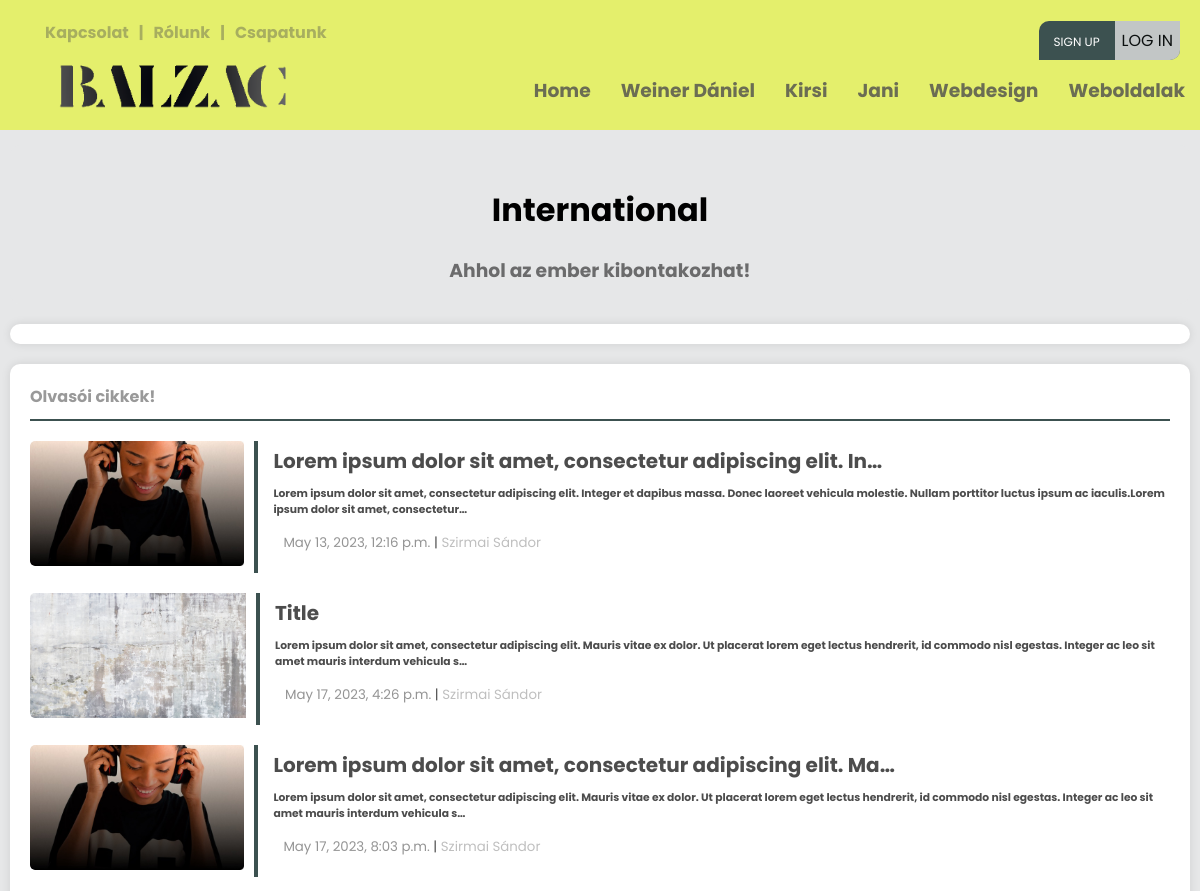
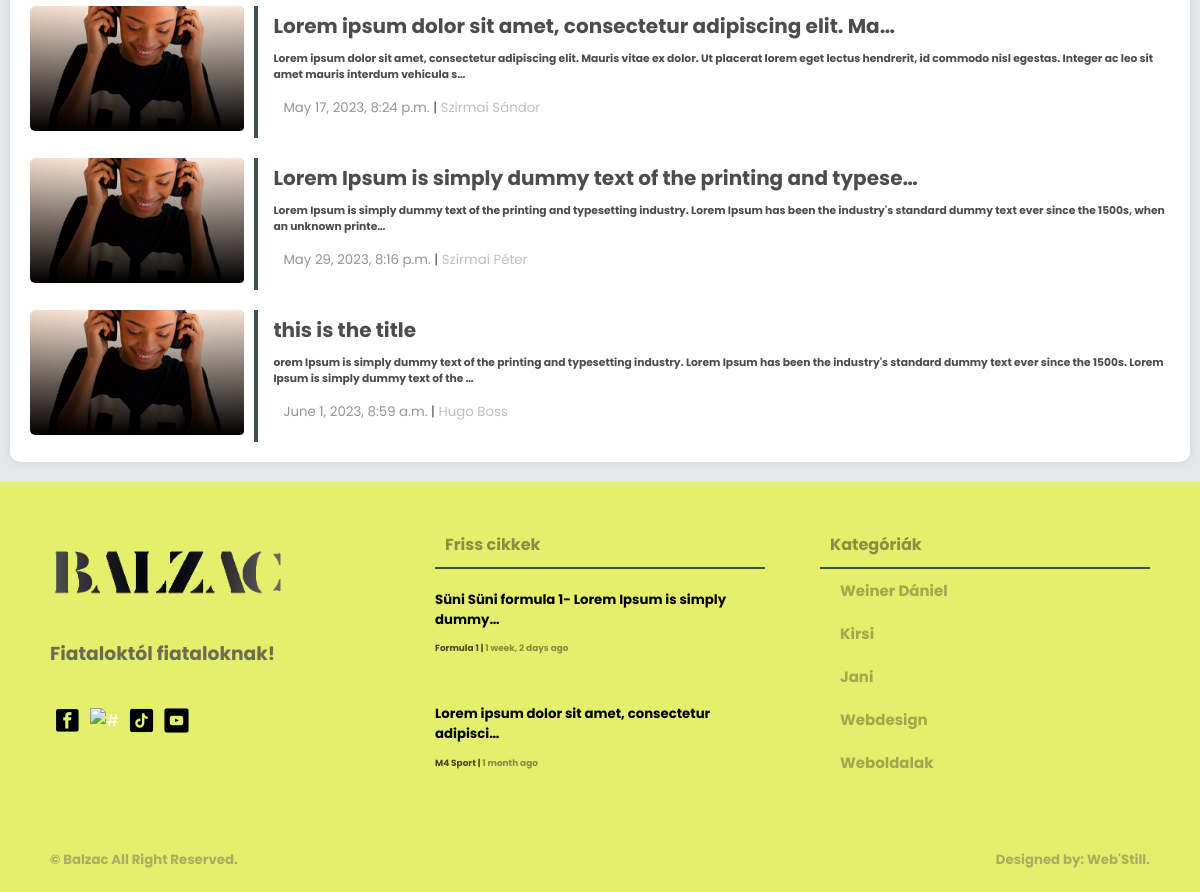
Screenshot of /cikkek/International/ with the database file from the repository (2 pictures, top to bottom).
### creationboard/models.py (models this page shows, shortened)
class Category(models.Model):
    user = models.ForeignKey(User, null=True, on_delete=models.CASCADE)
    name = models.CharField(max_length=200)
    class Meta:
        ordering = ['-id']

class Article(models.Model):
    user = models.ForeignKey(User, on_delete=models.CASCADE)
    title = models.CharField(max_length=200)
    created = models.DateTimeField(auto_now_add=True, null=True)
    updated = models.DateTimeField(auto_now=True, null=True)
    articletype = models.CharField(null=False, blank=False, max_length=100)
    body = RichTextUploadingField(max_length=1000000) #ez itt lehetne RichTextUploadingField is
    indeximg = models.ImageField(upload_to="images/", default="images/home9.jpg")
    category = models.CharField(max_length=100, null=False, blank=False)
    status = models.CharField(max_length=10, choices=STATUS_CHOICES, default='pending')
    class Meta:
        ordering = ['-created']

### loginsystem/models.py (models this page shows, shortened)
class ArticleUser(models.Model):
    STATUS_CHOICES = (
        ('pending', 'Pending'),
        ('approved', 'Approved'),
        ('rejected', 'Rejected'),
    )
    user = models.ForeignKey(User, on_delete=models.CASCADE)
    created = models.DateTimeField(auto_now_add=True, null=True)
    updated = models.DateTimeField(auto_now=True, null=True)
    body = RichTextUploadingField(max_length=1000000, null=True)
    indeximg = models.ImageField(upload_to="images/", default="images/home9.jpg")
    category = models.CharField(max_length=100, null=True, blank=False)
    title = models.CharField(max_length=200, null=True)
    status = models.CharField(max_length=10, choices=STATUS_CHOICES, default='pending')
    class Meta:
        ordering = ['created']

class Profile(models.Model):
    user = models.OneToOneField(User, on_delete=models.CASCADE)
    img = models.ImageField(upload_to="images/", default="images/home8.jpg")
    bio = models.CharField(null=True, max_length=1000000, default='Bio:')
    name = models.CharField(null=True, max_length=300)
    phone = models.CharField(max_length=15, blank=True, null=True)

### main/views.py (the view)
# urls.py: path('cikkek/<str:pk>/', views.articles.as_view(), name='article-page'),
class articles(View):
    template_name = "main/topic.html"
    def dispatch(self, request, *args, **kwargs):
        footarticle = models.Article.objects.filter(status='approved')[0:2]
        navcategory = models.Category.objects.all()[0:5]
        url = models.Article.objects.filter(category=kwargs['pk'])
        user_url = ArticleUser.objects.filter(status='approved')
        context = {'url': url, 'category': kwargs['pk'], 'category2': navcategory, 'article4': footarticle, "url1": user_url,}
        return render(request, self.template_name, context)

### templates/main/topic.html (shortened to what this page needs)
{% load static %}
<!DOCTYPE html>
<html>
<head>
	<link rel="stylesheet" type="text/css" href="{% static 'main/style.css' %}">
</head>
<body>
	{% if url or url1%}
	{% include 'main/navbar.html' %}
			<main>
				<div class="wrapper">
					<div class="row">
						<div class="card-04 backg">
							<h1 align="center">{{ category }}</h1>
							<h3 align="center">Ahhol az ember kibontakozhat!</h3>
						</div>
					</div>
					<div class="row">
						<div class="card-04 topic-big-screen">
						</div>
					</div>
					<div class="row">
						{% if url1 %}
						<div class="card-04 topic-big-screen">
							<div class="box-title mb-3 pb-0">
								<h4 class="txt-black mb-0 m-0">Olvasói cikkek!<h4>
							</div>
							{% for article in url1 %}
							<div class="article-with-pic-1">
								<div class="article-pic">
									<a href="{% url 'user-article' article.title %}">
									<img src="{{ article.indeximg.url }}" alt="" />
									</a>
								</div>
								<div class="pic-with-articles">
									<a href="{% url 'user-article' article.title %}">
										<h5>{{ article.title|truncatechars:60 }}</h5>
										<h6>{{ article.body|truncatechars:200|safe }}</h6>
									</a>
									<small><span style="color: black;">{{ article.created }}</span>  |  <span><a href="{% url 'profile-page' article.user.username %}">{{ article.user.profile.name }}</a></span></small>
								</div>
							</div>
							{% endfor %}
						</div>
						{% endif %}
					</div>
			</main>
			{% include 'main/footer.html' %}
	{% endif %}
</body>
</html>

### templates/main/navbar.html (shortened to what this page needs)
{% load static %}
<div class="screen-big">
<nav>
    <div class="nav-one nav-flex">
        <div class="left flex">
            <ul class="top-header mt-0">
                <li><a href="{% url 'contact-us' %}"><h4>Kapcsolat</h4></a></li>
                <li><h4>|</h4></li>
                <li><a href="{% url 'about-us' %}"><h4>Rólunk</h4></a></li>
                <li><h4>|</h4></li>
                <li><a href="{% url 'team-index' %}"><h4>Csapatunk</h4></a></li>
            </ul>
        </div>
        <div class="right flex">
                <ul class="top-header">
                    {% if request.user.is_authenticated %}
                    <li>
                        <div class="header-profile-pic">
                            <div class="pic">
                                <span class="material-symbols-outlined">account_circle</span>
                            </div>
                            <div class="header-profile-info">
                                <h4><a href="{% url 'profile-page' request.user.username %}">@{{ request.user }}</a></h4>
                                <h6><a href=""><span class="material-symbols-outlined">mail_lock</span>{{ request.user.email }}</a></h6>
                            </div>
                        </div>
                    </li>
                    <!--<li><h4><a href="{% url 'profile-page' request.user.username %}">Hello, @{{ request.user }}</a></h4></li>
                    <li><h4>|</h4></li>
                    <li><h4><a href="{% url 'logout' %}"><span class="material-symbols-outlined">logout</span>Kijelentkezés</a></h4></li>-->
                    {% else %}
                    <ul class="foot-icon-margin pd-0">
                        <li class="signup-or-login"><a href="{% url 'register' %}" class="sign-up">Sign up</a><a href="{% url 'login' %}"><button class="login-btn">Log in</button></a></li>
                    </ul>
                    {% endif %}
                </ul>
        </div>
    </div>
    <div class="nav-two nav-flex">
        <div class="left flex">
            <ul>
                <a href="{% url 'index' %}"><li><img src="{% static 'main/pics/logo.png' %}" class="logo-img" alt="#" /></li>
            </ul>
        </div>
        <div class="right">
            <div class="social media">
                <ul>
                    <li><a href="{% url 'index' %}"><h3>Home</h3></a></li>
                    {% for category in category2 %}
                        <li><a href="{% url 'article-page' category.name %}"><h3>{{ category.name }}</h3></a></li>
                    {% endfor %}
                </ul>
            </div>
        </div>
    </div>
</nav>
</div>

### templates/main/footer.html
{% load static %}
<footer>
    <div class="footer">
        <div class="footer-cols footer-firts">
            <div class="col-01">
                <ul class="pd-0">
                    <a href="{% url 'index' %}"><li><img src="{% static 'main/pics/logo.png' %}" class="logo-img" alt="#" /></li>
                </ul>
                <h3>Fiataloktól fiataloknak!</h3>
                <ul class="foot-icon-margin pd-0">
                    <a href="https://www.facebook.com/profile.php?id=100090612766620" target="blank"><li><img src="{% static 'main/pics/facebook.png' %}" class="icon-img" alt="#" target="blank" /></a></li>
                    <a href="https://www.instagram.com/balzacponthu/" target="blank"><li><img src="{% static 'main/pics/instagram.png' %}" class="icon-img" alt="#" /></li></a>
                    <a href="https://www.tiktok.com/@balzac.ujsag" target="blank"><li><img src="{% static 'main/pics/tiktok.png' %}" class="icon-img" alt="#" /></li></a>
                    <a href="https://www.youtube.com/@balzacujsag" target="blank"><li><img src="{% static 'main/pics/youtube.png' %}" class="icon-img" alt="#" /></li></a>
                </ul>
            </div>
            <div class="col-02">
                <div class="box-title">
                    <h4 class="txt-black">Friss cikkek<h4>
                </div>
                {% for article in article4 %}
                <ul class="pd-0">
                    <li><a href="{% url 'article' article.id %}" class="footer-article-text">
                        <h5 class="mt-1 mb-1">{{ article.title|truncatechars:49 }}</h5>
                        <h6 class="m-0">{{ article.body|truncatechars:30|safe }}</h6>
                        <small class="black"><span><a href="{% url 'article-page' article.category %}" class="black">{{ article.category }} </a></span>  |  <span><a class="black"> {{ article.created|timesince }} ago</a></span></small>
                    </a></li>
                </ul>
                {% endfor %}
            </div>
            <div class="col-03">
                <div class="box-title">
                    <h4 class="txt-black">Kategóriák<h4>
                </div>
                <div class="box-categories">
                    <ul>
                        {% for category in category2 %}
                        <li><a href="{% url 'article-page' category.name %}" class="txt-black">{{ category.name }}</a></li>
                        {% endfor %}
                    </ul>
                </div>
            </div>
        </div>
        <div class="footer-second">
            <div>
                <h5><a href="#"> &copy; Balzac</a> All Right Reserved.<h5>
            </div>
            <div>
                <h5><a href="">Designed by: Web'Still.</a><h5>
            </div>
        </div>
    </div>
</footer>

### rows the page displays
Category: name "Weiner Dániel"
Category: name "Kirsi"
Category: name "Jani"
Category: name "Webdesign"
Category: name "Weboldalak"
ArticleUser: indeximg (picture), title "Lorem ipsum dolor sit amet, consectetur adipiscing elit. In…", body "Lorem ipsum dolor sit amet, consectetur adipiscing elit. Integer et dapibus massa. Donec laoreet vehicula molestie. Nullam porttitor luctus ipsum ac iaculis.Lorem ipsum dolor sit amet, consectetur…", created "May 13, 2023, 12:16 p.m.", user.profile.name "Szirmai Sándor"
ArticleUser: indeximg (picture), title "Title", body "Lorem ipsum dolor sit amet, consectetur adipiscing elit. Mauris vitae ex dolor. Ut placerat lorem eget lectus hendrerit, id commodo nisl egestas. Integer ac leo sit amet mauris interdum vehicula s…", created "May 17, 2023, 4:26 p.m.", user.profile.name "Szirmai Sándor"
ArticleUser: indeximg (picture), title "Lorem ipsum dolor sit amet, consectetur adipiscing elit. Ma…", body "Lorem ipsum dolor sit amet, consectetur adipiscing elit. Mauris vitae ex dolor. Ut placerat lorem eget lectus hendrerit, id commodo nisl egestas. Integer ac leo sit amet mauris interdum vehicula s…", created "May 17, 2023, 8:03 p.m.", user.profile.name "Szirmai Sándor"
ArticleUser: indeximg (picture), title "Lorem ipsum dolor sit amet, consectetur adipiscing elit. Ma…", body "Lorem ipsum dolor sit amet, consectetur adipiscing elit. Mauris vitae ex dolor. Ut placerat lorem eget lectus hendrerit, id commodo nisl egestas. Integer ac leo sit amet mauris interdum vehicula s…", created "May 17, 2023, 8:24 p.m.", user.profile.name "Szirmai Sándor"
ArticleUser: indeximg (picture), title "Lorem Ipsum is simply dummy text of the printing and typese…", body "Lorem Ipsum is simply dummy text of the printing and typesetting industry. Lorem Ipsum has been the industry's standard dummy text ever since the 1500s, when an unknown printe…", created "May 29, 2023, 8:16 p.m.", user.profile.name "Szirmai Péter"
ArticleUser: indeximg (picture), title "this is the title", body "orem Ipsum is simply dummy text of the printing and typesetting industry. Lorem Ipsum has been the industry's standard dummy text ever since the 1500s. Lorem Ipsum is simply dummy text of the …", created "June 1, 2023, 8:59 a.m.", user.profile.name "Hugo Boss"
Article: title "Süni Süni formula 1- Lorem Ipsum is simply dummy…", category "Formula 1", created "1 week, 2 days"
Article: title "Lorem ipsum dolor sit amet, consectetur adipisci…", category "M4 Sport", created "1 month"

### other values shown
{{ category }} "International"
